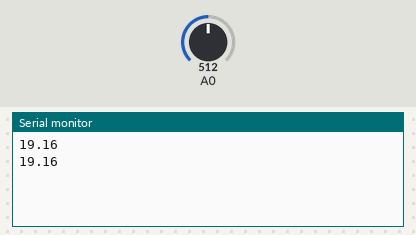
The sketch below on a simulated Arduino Uno, built with avr-gcc and run on an emulated ATmega328P. Parts: the last lines printed to the serial monitor. The inputs (shaded band) are chosen by the test bench; at power-on: A0 = 512.

Above: at 1.8 s.
1.9 s: A0 set to 716
At 2.7 s:
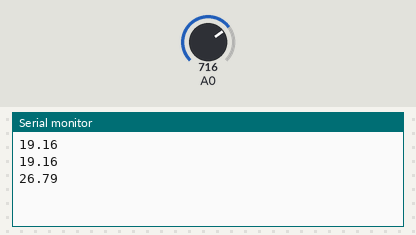
3.4 s: A0 set to 900
At 4.8 s:
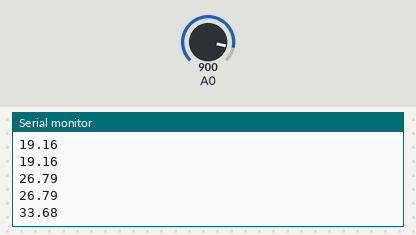
Timing chart, 0 to 6.4 s (numbered marks = the images above; inputs shaded):
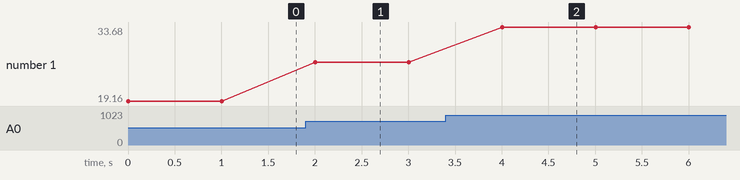

The sketch:

Voltage_Divider.ino
```cpp
double a;

void setup() {
  Serial.begin(9600);

}

void loop() {
  a = ((analogRead(A0)/1023.0)*38.28);
  Serial.println(a);
  delay(1000);
}
```

Measured:
- after the input at 1.9 s, the serial monitor: prints a new line after 0.10 s (image 1)
- after the input at 3.4 s, the serial monitor: prints a new line after 0.60 s (image 2)
- plotted number 1: 19.16 → 26.79 after the input at 1.9 s, 26.79 → 33.68 after the input at 3.4 s
